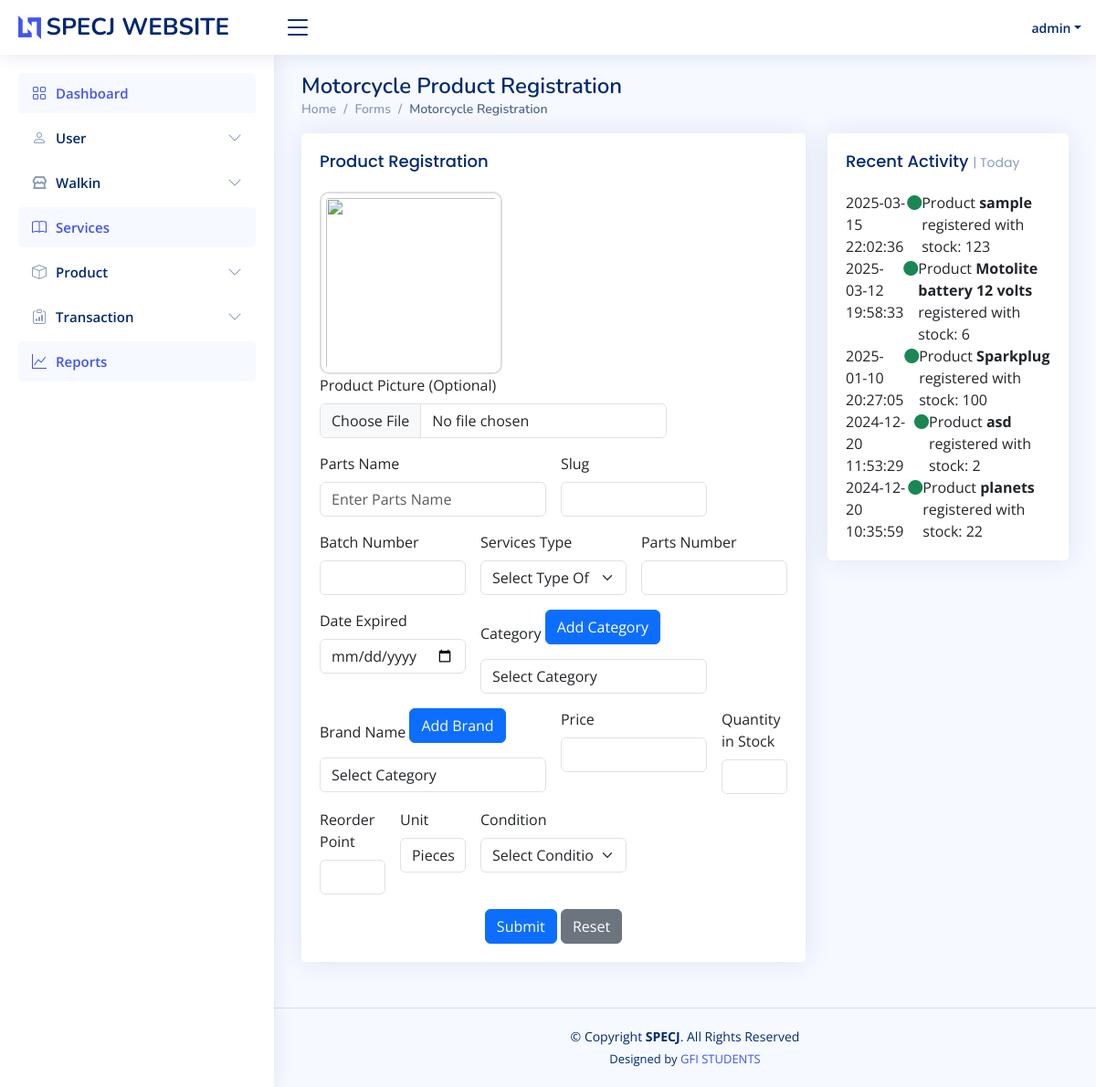
Screenshot of /admin/product-registration.php (signed in) with the database file from the repository.
### tables this page shows
CREATE TABLE `users`  (
  `id` int NOT NULL AUTO_INCREMENT,
  `firstname` varchar(100) NOT NULL,
  `lastname` varchar(100) NOT NULL,
  `email` varchar(150) NOT NULL,
  `username` varchar(50) NOT NULL,
  `password` varchar(255) NOT NULL,
  `role` enum('user','admin') NULL DEFAULT 'user',
  `archive` tinyint(1) NULL DEFAULT 0,
  `confirm` tinyint(1) NULL DEFAULT 0,
  `created_at` timestamp NOT NULL DEFAULT current_timestamp,
  `status` varchar(255) NULL DEFAULT NULL,
  PRIMARY KEY (`id`) USING BTREE,
  UNIQUE INDEX `email`(`email` ASC) USING BTREE,
  UNIQUE INDEX `username`(`username` ASC) USING BTREE
);

CREATE TABLE `product_logs`  (
  `id` int NOT NULL AUTO_INCREMENT,
  `parts_name` varchar(255) NOT NULL,
  `parts_number` varchar(255) NOT NULL,
  `quantity_stock` int NOT NULL,
  `status` varchar(50) NOT NULL,
  `action` varchar(50) NOT NULL,
  `date_inserted` timestamp NOT NULL DEFAULT current_timestamp,
  PRIMARY KEY (`id`) USING BTREE
);

### admin/product-registration.php (the view, shortened to what this page needs)
<?php
    include("../layout/header.php");
?>
<body>
<?php
    include("../layout/top-nav.php");
    include("side-bar.php");
?>
<main id="main" class="main">
<div class="pagetitle">
  <h1>Motorcycle Product Registration</h1>
  <nav>
    <ol class="breadcrumb">
      <li class="breadcrumb-item"><a href="index.html">Home</a></li>
      <li class="breadcrumb-item">Forms</li>
      <li class="breadcrumb-item active">Motorcycle Registration</li>
    </ol>
  </nav>
</div>
<section class="section">
  <div class="row">
    <div class="col-lg-8">
      <div class="card">
        <div class="card-body">
          <h5 class="card-title">Product Registration</h5>
      <form class="row g-3" action="process/parts-registration.php" method="POST" enctype="multipart/form-data">
                                <div class="col-md-9">
                                <img id="image_preview" src="images/default-placeholder.png"
     style="width: 200px; height: 200px; object-fit: cover; border: 2px solid #ddd;
            border-radius: 10px; padding: 5px; display: block; ">
                                    <label for="parts_image" class="form-label">Product Picture (Optional)</label>
                                    <input type="file" class="form-control" id="parts_image" name="parts_image" onchange="previewImage(event)">
                                </div>
                                 <div class="col-md-6">
                                    <label for="parts_name" class="form-label">Parts Name</label>
                                    <input type="text" class="form-control" placeholder="Enter Parts Name" list="parts_list" id="parts_name" name="parts_name">
                                </div>
                                <div class="col-md-4">
                                    <label for="slug" class="form-label">Slug</label>
                                    <input type="text" class="form-control" id="slug" name="slug" readonly>
                                </div>
                                <div class="col-md-4">
                                    <label for="batch_number" class="form-label">Batch Number</label>
                                    <input type="text" class="form-control" id="batch_number" name="batch_number" readonly>
                                </div>
                                <div class="col-md-4">
                                    <label for="services_type" class="form-label">Services Type</label>
                                    <select name="services_type" id="services_type" class="form-select">
                                        <option selected>Select Type Of Vehicle</option>
                                    </select>
                                </div>
                                <div class="col-md-4">
                                    <label for="parts_number" class="form-label">Parts Number</label>
                                    <input type="text" class="form-control" id="parts_number" name="parts_number">
                                </div>
                                <div class="col-md-4">
                                    <label for="date_expired" class="form-label">Date Expired</label>
                                    <input type="date" class="form-control" id="date_expired" name="date_expired" required>
                                </div>
                                <div class="col-md-6">
                                    <label for="category" class="form-label">Category</label>
                                    <a href="category.php" class="btn btn-primary mb-3">Add Category</a>
                                    <select class="form-control" id="category" name="category">
    <option value="">Select Category</option>
</select>
                                </div>
                                <div class="col-md-6">
                                    <label for="manufacturer" class="form-label">Brand Name</label>
                                    <a href="branding.php" class="btn btn-primary mb-3">Add Brand</a>
                                    <select class="form-control" id="manufacturer" name="manufacturer">
                                    <option value="">Select Category</option>
</select>
                                </div>
                                <div class="col-md-4">
                                    <label for="price" class="form-label">Price</label>
                                    <input type="number" class="form-control" id="price" name="price">
                                </div>
                                <div class="col-md-2">
                                    <label for="quantity_stock" class="form-label">Quantity in Stock</label>
                                    <input type="number" class="form-control" id="quantity_stock" name="quantity_stock">
                                </div>
                                <div class="col-md-2">
                                    <label for="reorder_point" class="form-label">Reorder Point</label>
                                    <input type="number" class="form-control" id="reorder_point" name="reorder_point">
                                </div>
                                <div class="col-md-2">
                                    <label for="quantity_stock" class="form-label">Unit</label>
                                    <select class="form-control" id="unit" name="unit">
                                        <option value="Pcs">Pieces</option>
                                    </select>
                                </div>
                                <div class="col-md-4">
                                    <label for="condition" class="form-label">Condition</label>
                                    <select name="condition" id="condition" class="form-select">
                                        <option selected>Select Condition</option>
                                    </select>
                                </div>
                                <div class="text-center">
                                    <button type="submit" class="btn btn-primary">Submit</button>
                                    <button type="reset" class="btn btn-secondary" onclick="resetImagePreview()">Reset</button>
                                </div>
                            </form>
        </div>
      </div>
    </div>
        <div class="col-lg-4">
            <?php
function get_time_label($timestamp) {
    return date('Y-m-d H:i:s', strtotime($timestamp));
}
$sql = "SELECT parts_name, parts_number, quantity_stock, status, action, date_inserted FROM product_logs ORDER BY date_inserted DESC LIMIT 5";
$result = $conn->query($sql);
$activity_items = [];
if ($result->num_rows > 0) {
    while ($row = $result->fetch_assoc()) {
        $activity_items[] = $row;
    }
}
            ?>
  <div class="card">
    <div class="card-body">
        <h5 class="card-title">Recent Activity <span>| Today</span></h5>
        <div class="activity">
            <?php
            if (!empty($activity_items)) {
                foreach ($activity_items as $activity) {
                    $formatted_date = get_time_label($activity['date_inserted']);
                    $badge_color = ($activity['action'] === 'registration') ? 'success' : 'info';
                    ?>
                    <div class="activity-item d-flex">
                        <div class="activite-label"><?= $formatted_date ?></div>
                        <i class='bi bi-circle-fill activity-badge text-<?= $badge_color ?> align-self-start'></i>
                        <div class="activity-content">
                            <?= $activity['action'] === 'registration' ? 'Product <strong>' . $activity['parts_name'] . '</strong> registered with stock: ' . $activity['quantity_stock'] : 'Product <strong>' . $activity['parts_name'] . '</strong> updated with stock: ' . $activity['quantity_stock'] ?>
                        </div>
                    </div>
                    <?php
                }
            } else {
                echo "<div class='activity-item d-flex'><div class='activite-label'>No recent activity</div></div>";
            }
            ?>
        </div>
    </div>
</div>
        </div>
  </div>
</section>
</main>
<?php
    include("../layout/footer.php");
?>

### layout/top-nav.php (shortened to what this page needs)
<header id="header" class="header fixed-top d-flex align-items-center">
<div class="d-flex align-items-center justify-content-between">
  <a href="#" class="logo d-flex align-items-center">
    <img src="assets/img/logo.png" alt="">
    <span class="d-none d-lg-block">SPECJ WEBSITE</span>
  </a>
  <i class="bi bi-list toggle-sidebar-btn"></i>
</div>
<nav class="header-nav ms-auto">
  <ul class="d-flex align-items-center">
    <li class="nav-item dropdown pe-3">
    <?php
       $stmt = $conn->prepare("SELECT firstname, lastname, email, username, password FROM users WHERE id = ?");
       $stmt->bind_param("i", $user_id);
       $stmt->execute();
       $result_customer = $stmt->get_result();
       $customer_result = $result_customer->fetch_assoc();
       $customer_username = $customer_result['username'];
      ?>
      <a class="nav-link nav-profile d-flex align-items-center pe-0" href="#" data-bs-toggle="dropdown">
        <span class="d-none d-md-block dropdown-toggle ps-2"><?= $customer_username; ?></span>
      </a>
    </li>
  </ul>
</nav>
</header>

### assets/css/style.css (style rules this page uses)
:root { scroll-behavior: smooth; }
body { font-family: "Open Sans", sans-serif; background: #f6f9ff; color: #444444; }
a { color: #4154f1; text-decoration: none; }
h1, h2, h3, h4, h5, h6 { font-family: "Nunito", sans-serif; }
#main { margin-top: 60px; padding: 20px 30px; transition: all 0.3s; }
.pagetitle { margin-bottom: 10px; }
.pagetitle h1 { font-size: 24px; margin-bottom: 0; font-weight: 600; color: #012970; }
.card { margin-bottom: 30px; border: none; border-radius: 5px; box-shadow: 0px 0 30px rgba(1, 41, 112, 0.1); }
.card-title { padding: 20px 0 15px 0; font-size: 18px; font-weight: 500; color: #012970; font-family: "Poppins", sans-serif; }
.card-title span { color: #899bbd; font-size: 14px; font-weight: 400; }
.card-body { padding: 0 20px 20px 20px; }
.breadcrumb { font-size: 14px; font-family: "Nunito", sans-serif; color: #899bbd; font-weight: 600; }
.breadcrumb a { color: #899bbd; transition: 0.3s; }
.breadcrumb .breadcrumb-item::before { color: #899bbd; }
.breadcrumb .active { color: #51678f; font-weight: 600; }
.logo { line-height: 1; }
@media (min-width: 1200px) { .logo { width: 280px; } }
.logo img { max-height: 26px; margin-right: 6px; }
.logo span { font-size: 26px; font-weight: 700; color: #012970; font-family: "Nunito", sans-serif; }
.header { transition: all 0.5s; z-index: 997; height: 60px; box-shadow: 0px 2px 20px rgba(1, 41, 112, 0.1); background-color: #fff; padding-left: 20px; }
.header .toggle-sidebar-btn { font-size: 32px; padding-left: 10px; cursor: pointer; color: #012970; }
.header-nav ul { list-style: none; }
.header-nav>ul { margin: 0; padding: 0; }
.header-nav .nav-profile { color: #012970; }
.header-nav .nav-profile span { font-size: 14px; font-weight: 600; }
@media (min-width: 1200px) { #main, #footer { margin-left: 300px; } }

### rows the page displays
users: username "admin"
product_logs: date_inserted "2025-03-15 22:02:36", parts_name "sample", quantity_stock "123"
product_logs: date_inserted "2025-03-12 19:58:33", parts_name "Motolite battery 12 volts", quantity_stock "6"
product_logs: date_inserted "2025-01-10 20:27:05", parts_name "Sparkplug", quantity_stock "100"
product_logs: date_inserted "2024-12-20 11:53:29", parts_name "asd", quantity_stock "2"
product_logs: date_inserted "2024-12-20 10:35:59", parts_name "planets", quantity_stock "22"
